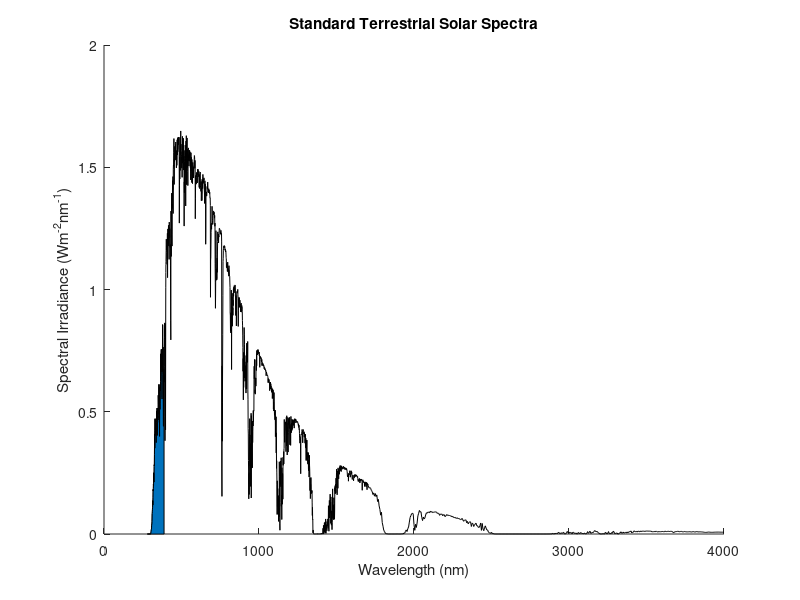

Reproduce this figure in MATLAB. (Note: this script raises an error after producing the figure.)
%antase band gap = 3.2eV
A = importdata('ASTMG173.csv',',');
data = A.data;
wavelength = data(:,1); %in nm
%col. 2, ETR is for space usage
%col. 3, golbal is for terrestrial use
%col. 4, dir + circum is used when you concentrate the sunlight.
globalSPECIRR = data(:,3); %in W*M^-2*nm^-1

%calculate max wavelength for antase
lamdaAntase = ((4.135667696*10^-15)*(3*10^8)/3.2)*10^9; %in nm

ind = wavelength < lamdaAntase;
lamdaABS = wavelength(ind);
globABS = globalSPECIRR(ind);


hold on
figure(1)
title('Standard Terrestrial Solar Spectra')
plot(wavelength, globalSPECIRR, 'k')
xlabel('Wavelength (nm)')
ylabel('Spectral Irradiance (Wm^-^2nm^-^1)')
area(lamdaABS, globABS)
colororder("#7E2F8E")
legend('', 'Light Absorbed by Antase')
hold off

f = gcf;
exportgraphics(f, 'ANTASEonlyabsgraph.png','Resolution',450);